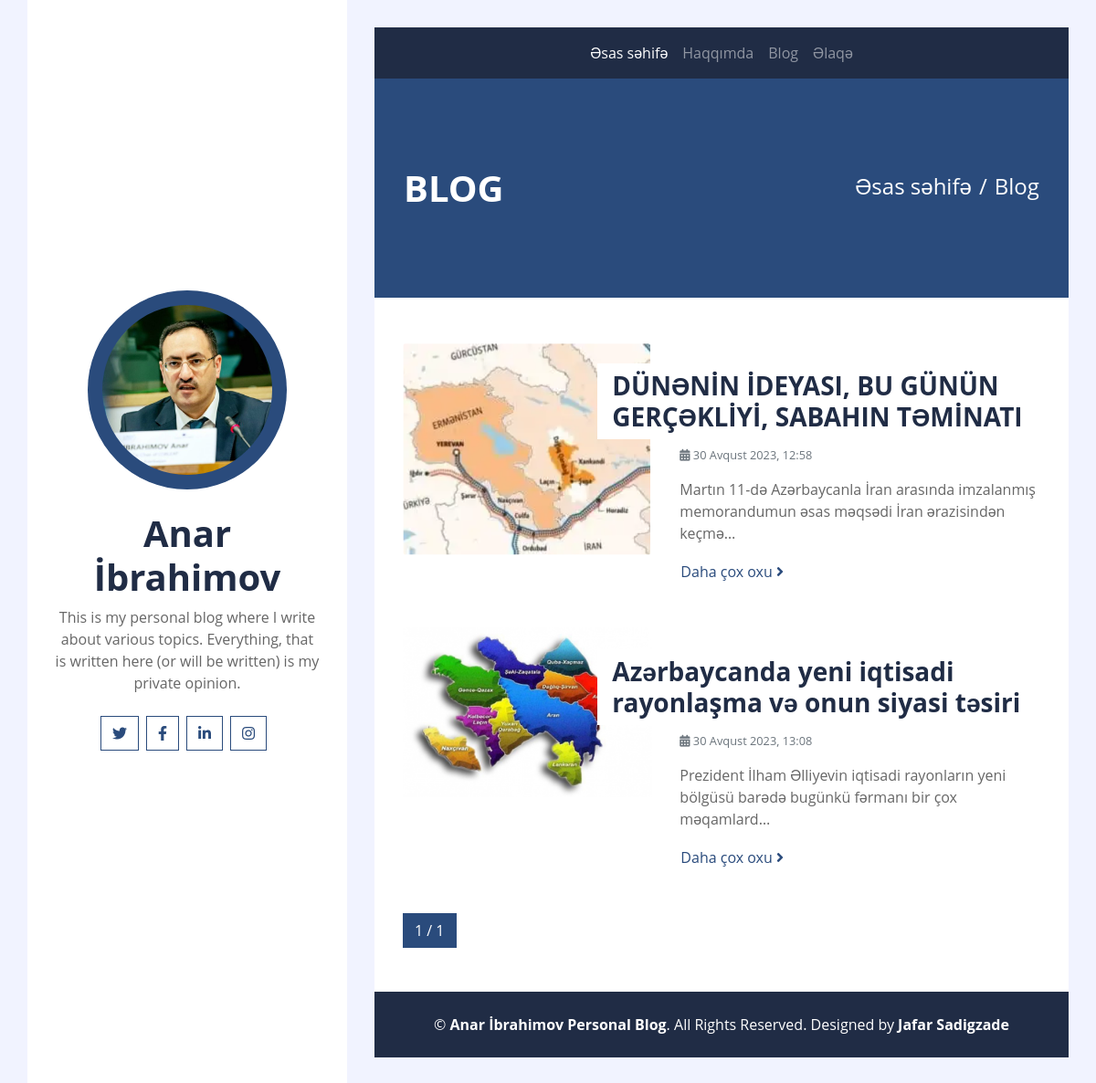
/blog, run on an earlier commit of the app's database.
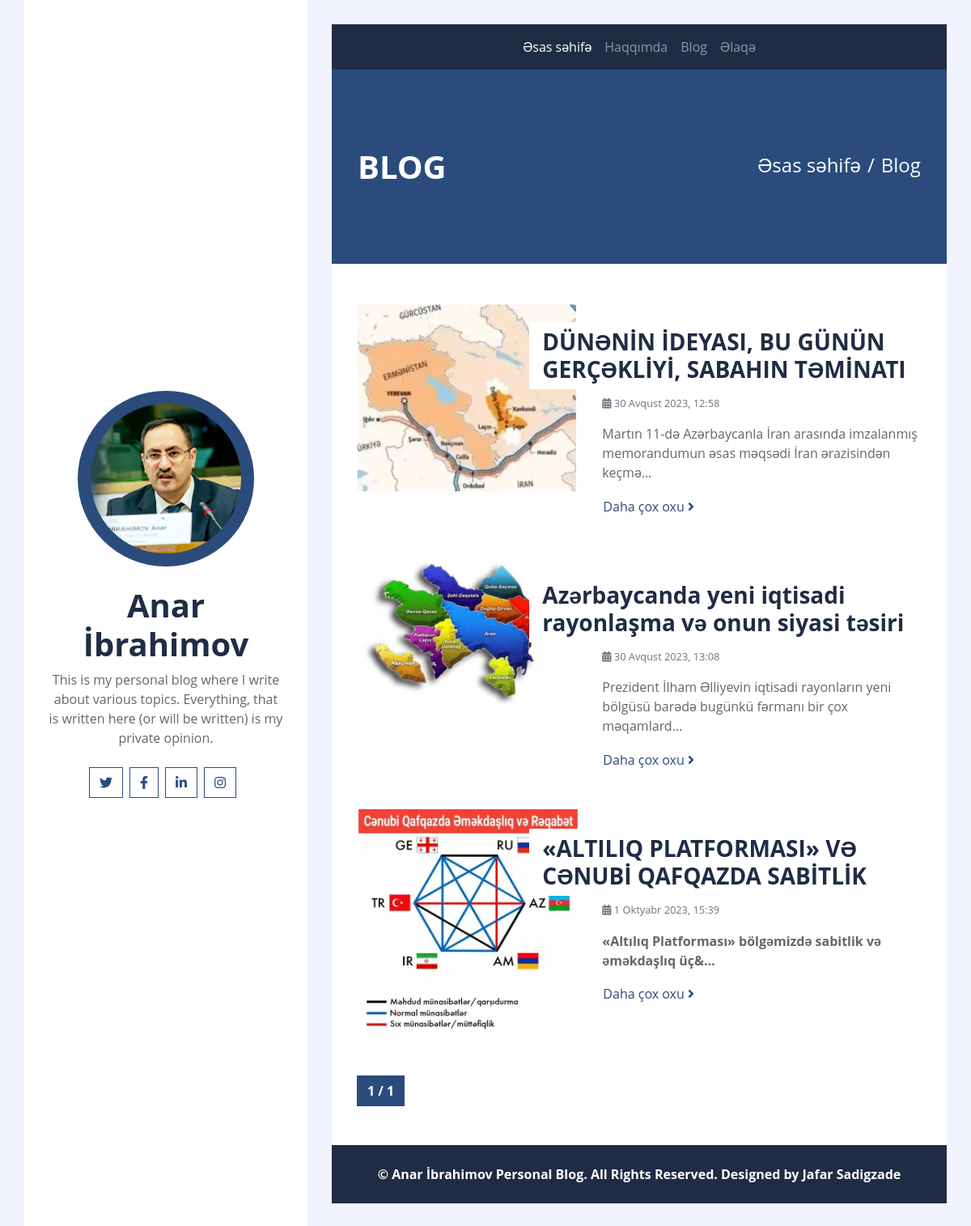
And on a later commit of the database.
### blog/models.py (models this page shows, shortened)
class Blog(models.Model):
    title = models.CharField(max_length=200)
    text = RichTextField()
    date = models.DateTimeField(auto_now_add=True)
    images = models.ImageField(upload_to="blog/")
    first = models.BooleanField(default=False)
    is_comment = models.BooleanField(default=False)

### blog/views.py (the view)
# urls.py: path("blog", views.blog, name="blog"),
def blog(request):
    blogs = Blog.objects.all()
    blogpaginator = Paginator(blogs, 3)
    page = request.GET.get('page')
    try:
        blogs = blogpaginator.page(page)
    except PageNotAnInteger:
        blogs = blogpaginator.page(1)
    except EmptyPage:
        blogs = blogpaginator.page(blogpaginator.num_pages)
    return render(request, "blog.html", {"blogs": blogs})

### blog/context.py (called while the page is built)
def my_context(request):
    profile = Contact.objects.get(id=2)
    return {"profile": profile}

### blog/templates/blog.html (shortened to what this page needs)
{% extends 'base.html' %}
{% load static %}
{% block content %}
    <div class="container py-5 px-2 bg-primary">
        <div class="row py-5 px-4">
            <div class="col-sm-6 text-center text-md-left">
                <h1 class="mb-3 mb-md-0 text-white text-uppercase font-weight-bold">Blog</h1>
            </div>
            <div class="col-sm-6 text-center text-md-right">
                <div class="d-inline-flex pt-2">
                    <h4 class="m-0 text-white"><a class="text-white" href="{% url '' %}">Əsas səhifə</a></h4>
                    <h4 class="m-0 text-white px-2">/</h4>
                    <h4 class="m-0 text-white">Blog</h4>
                </div>
            </div>
        </div>
    </div>
    <div class="container bg-white pt-5">
    {% for blog in blogs %}
        <div class="row blog-item px-3 pb-5">
            <div class="col-md-5">
                <img class="img-fluid mb-4 mb-md-0" src="{{ blog.images.url }}" alt="Image">
            </div>
            <div class="col-md-7">
                <h3 class="mt-md-4 px-md-3 mb-2 py-2 bg-white font-weight-bold">{{ blog.title }}</h3>
                <div class="d-flex mb-3">
                    <small class="mr-2 text-muted"><i class="fa fa-calendar-alt"></i> {{ blog.date }}</small>
                </div>
                <p>
                    {{ blog.text|safe|truncatechars:100 }}
                </p>
                <a class="btn btn-link p-0" href="{% url 'blog-details' blog.id %}">Daha çox oxu <i class="fa fa-angle-right"></i></a>
            </div>
        </div>
    {% endfor %}
        <div class="row px-3 pb-5">
            <nav aria-label="Page navigation">
              <ul class="pagination m-0 mx-3">
                <li class="page-item active"><a class="page-link" href="">{{blogs.number}} / {{blogs.paginator.num_pages}}</a></li>
              </ul>
            </nav>
        </div>
    </div>
{% endblock %}

### templates/base.html (shortened to what this page needs)
{% load static %}
<!DOCTYPE html>
<html lang="en">
    <head>
        <link href="https://cdnjs.cloudflare.com/ajax/libs/font-awesome/5.10.0/css/all.min.css" rel="stylesheet">
        <link href="{% static 'css/style.css' %}" rel="stylesheet">
    </head>
    <body>
        <div class="wrapper">
            <div class="sidebar">
                <div class="sidebar-text d-flex flex-column h-100 justify-content-center text-center">
                    <img class="mx-auto d-block w-75 bg-primary img-fluid rounded-circle mb-4 p-3" src="{{ profile.profile_picture.url }}" alt="Image">
                    <h1 class="font-weight-bold">Anar İbrahimov</h1>
                    <p class="mb-4">
                        This is my personal blog where I write about various topics. Everything, that is written here (or will be written) is my private opinion.
                    </p>
                    <div class="d-flex justify-content-center mb-5">
                        <a class="btn btn-outline-primary mr-2" href="{{ profile.twitter }}" target="_blank"><i class="fab fa-twitter"></i></a>
                        <a class="btn btn-outline-primary mr-2" href="{{ profile.facebook }}" target="_blank"><i class="fab fa-facebook-f"></i></a>
                        <a class="btn btn-outline-primary mr-2" href="{{ profile.linkedin }}" target="_blank"><i class="fab fa-linkedin-in"></i></a>
                        <a class="btn btn-outline-primary mr-2" href="{{ profile.instagram }}" target="_blank"><i class="fab fa-instagram"></i></a>
                    </div>
                </div>
            </div>
            <div class="content">
                <div class="container p-0">
                    <nav class="navbar navbar-expand-lg bg-secondary navbar-dark">
                        <div class="collapse navbar-collapse justify-content-between" id="navbarCollapse">
                            <div class="navbar-nav m-auto">
                                <a href="{% url '' %}" class="nav-item nav-link active">Əsas səhifə</a>
                                <a href="{% url 'about' %}" class="nav-item nav-link">Haqqımda</a>
                                <a href="{% url 'blog' %}" class="nav-item nav-link">Blog</a>
                                <a href="{% url 'contact' %}" class="nav-item nav-link">Əlaqə</a>
                            </div>
                        </div>
                    </nav>
                </div>
                {% block content %}
                {% endblock %}
                <div class="container py-4 bg-secondary text-center">
                    <p class="m-0 text-white">
                        &copy; <a class="text-white font-weight-bold" href="#">Anar İbrahimov Personal Blog</a>. All Rights Reserved. Designed by <a class="text-white font-weight-bold" href="">Jafar Sadigzade</a>
                    </p>
                </div>
            </div>
        </div>
    </body>
</html>

What changed in the data, as far as the page shows it:
added Blog: images (picture), title "«ALTILIQ PLATFORMASI» VƏ CƏNUBİ QAFQAZDA SABİTLİK", date "1 Oktyabr 2023, 15:39", text "«Altılıq Platforması» bölgəmizdə sabitlik və əməkdaşlıq üç&…"
